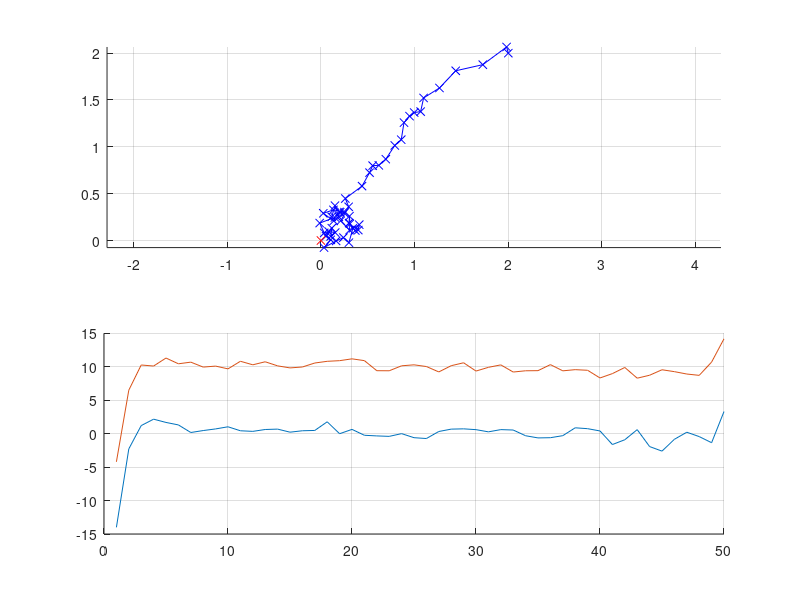

Reproduce this figure in MATLAB.
clear;clc;clf;
dt = 0.1; N = 50; gamma = 0.2;
lambda = 0.0001;
sigma = 1*diag([0.005, 0.002, 0.005, 0.001, 0]);
x0 = [2, 0, 2, 0, 9.8]';
A = [1 dt 0 0 0;
     0 1-dt*gamma 0 0 0;
     0 0 1 dt 0;
     0 0 0 1-dt*gamma -dt;
     0 0 0 0 1];
B = [0 0;dt 0;0 0;0 dt;0 0];
%Q_k = zeros(5,5);
Q_k = (1-lambda)*eye(5)/N;
Q_N = (1-lambda)*eye(5);
R_k = lambda*eye(2);

K = zeros(5,5,N+1); K(:,:,N+1) = Q_N;
L = zeros(2,5,N);
for k=N:-1:1
    temp = inv(B'*K(:,:,k+1)*B+R_k);
    L(:,:,k) = -temp*B'*K(:,:,k+1)*A;
    K(:,:,k) = A'*(K(:,:,k+1) - ...
       K(:,:,k+1)*B*temp*B'*K(:,:,k+1))*A+Q_k;
end

J0 = x0'*K(:,:,1)*x0;
for k=1:N
    J0 = J0 + trace(K(:,:,k)*sigma);
end

%% simulace
xs = zeros(5,N+1); xs(:,1) = x0;
us = zeros(2,N);
Cost = 0;
for k=1:N
    us(:,k) = L(:,:,k)*xs(:,k);
    Cost = Cost + xs(:,k)'*Q_k*xs(:,k) + ...
        us(:,k)'*R_k*us(:,k);
    xs(:,k+1) = A*xs(:,k) + B*us(:,k) + ...
        mvnrnd(zeros(5,1),sigma)';
end
Cost = Cost + xs(:,end)'*Q_N*xs(:,end)

subplot(2,1,1)
hold on; plot(xs(1,:),xs(3,:),'b-x');
plot(0,0,'rx')
axis equal; grid on;
subplot(2,1,2)
hold on;
plot(us(1,:)); plot(us(2,:)); grid on;